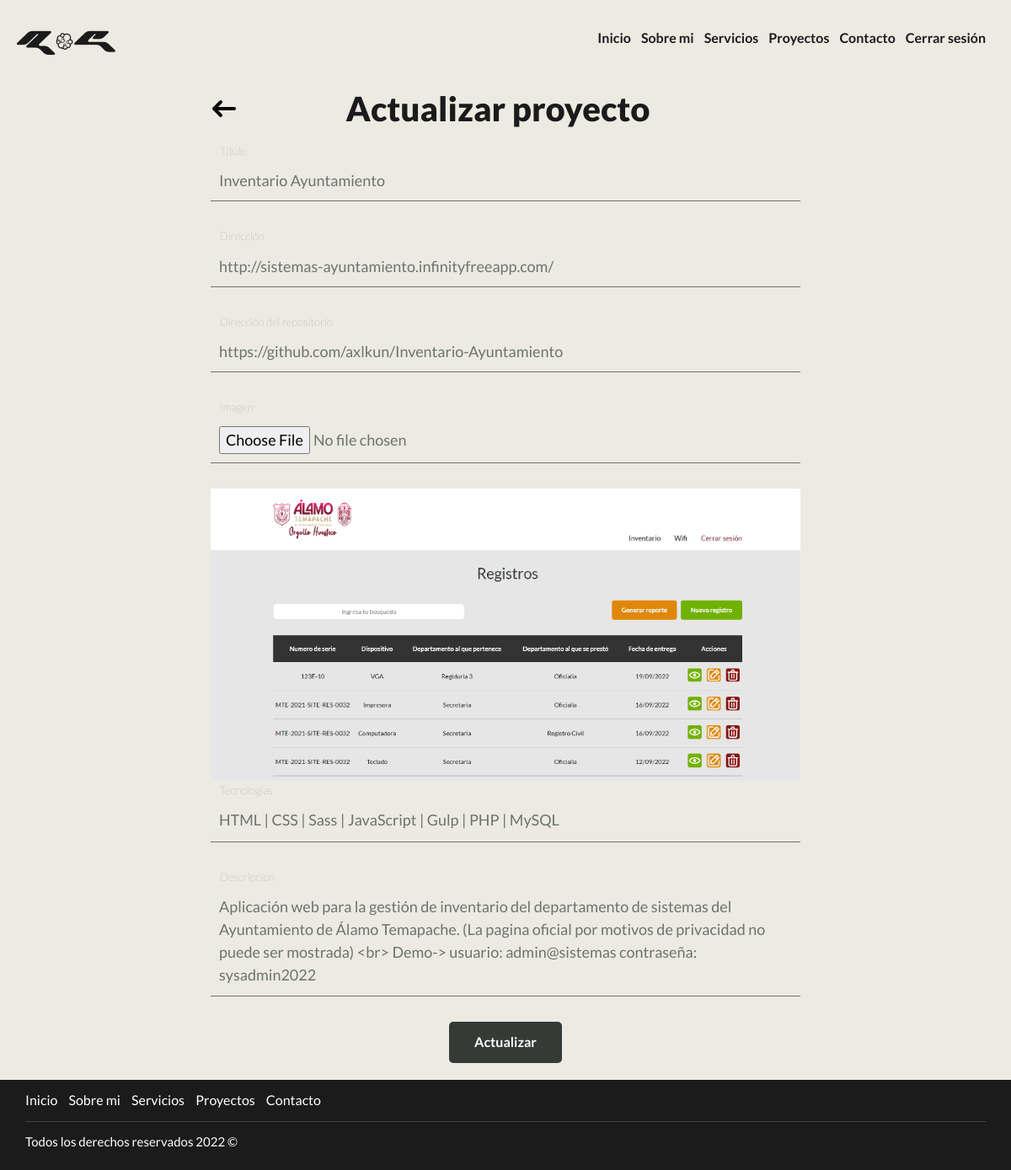
/admin/actualizar-proyecto.php?id=10 (signed in), run on the app's committed database.
### tables this page shows
CREATE TABLE `proyectos` (
  `idproyectos` int NOT NULL AUTO_INCREMENT,
  `titulo` varchar(100) NOT NULL,
  `descripcion` longtext NOT NULL,
  `link` varchar(100) NOT NULL,
  `imagen` varchar(100) NOT NULL,
  `tecnologias` varchar(100) NOT NULL,
  `github` varchar(200) NOT NULL,
  PRIMARY KEY (`idproyectos`)
);

### admin/actualizar-proyecto.php (the view, shortened to what this page needs)
<?php
$db = conectarDB();
$id = $_GET['id'];
$id = filter_var($id, FILTER_VALIDATE_INT);
$query = "SELECT * FROM proyectos WHERE idproyectos = '$id'";
$consulta = mysqli_query($db,$query);
$proyecto = mysqli_fetch_assoc($consulta);
$titulo = $proyecto['titulo'];
$link = $proyecto['link'];
$github = $proyecto['github'];
$imagen = $proyecto['imagen'];
$tecnologias = $proyecto['tecnologias'];
$descripcion = $proyecto['descripcion'];
?>
<section class="section-form">
    <div class="titulo-regresar">
        <a href="/admin/proyectos.php">
            <img class="regresar" src="/build/img/regresar.svg" alt="Regresar">
        </a>
        <h1>Actualizar proyecto</h1>
    </div>
    <form class="formulario-proyecto " method="POST" enctype="multipart/form-data">
        <label for="titulo">Titulo</label>
        <input name="titulo" id="titulo" type="text" placeholder="Ingresa el titulo del proyecto" value="<?php echo $titulo; ?>" required="required">
        <label for="link">Dirección</label>
        <input name="link" id="link" type="text" placeholder="Ingresa dirección del proyecto" value="<?php echo $link; ?>" required="required">
        <label for="github">Dirección del repositorio</label>
        <input name="github" id="github" type="text" placeholder="Ingresa dirección del repositorio del proyecto" value="<?php echo $github; ?>" required="required">
        <label for="imagen">Imagen</label>
        <input type="file" id="imagen" accept="image/jpeg, image/png" name="imagen">
        <img src="/imagenes/<?php echo $imagen ?>" alt="">
        <label for="tecnologias">Tecnologías</label>
        <textarea name="tecnologias" id="imagen" class="txtarea-tecnologias" name="" placeholder="Ingresa las tecnologías separadas por un '|'"" required><?php echo $tecnologias; ?></textarea>
        <label for=" descripcion">Descripcion</label>
        <textarea name="descripcion" id="imagen" placeholder="Describe el proyecto" required><?php echo $descripcion; ?></textarea>
        <input class="boton" type="submit" value="Actualizar">
    </form>
</section>

### build/css/app.css (style rules this page uses)
html { -webkit-text-size-adjust:100%;line-height:1.15 }
body { margin:0 }
h1 { font-size:2em;margin:.67em 0 }
a { background-color:transparent }
img { border-style:none }
button,input,optgroup,select,textarea { font-family:inherit;font-size:100%;line-height:1.15;margin:0 }
button,input { overflow:visible }
[type=button],[type=reset],[type=submit],button { -webkit-appearance:button }
textarea { overflow:auto }
html { display:block;font-size:62.5%;scroll-behavior:smooth }
*,:after,:before { box-sizing:border-box }
body { background-color:#eceae1;font-family:Lato,sans-serif;font-size:1.6rem;line-height:1.8 }
a { text-decoration:none }
img,picture { display:block;width:100% }
h1,h2,h3 { font-family:Lato,sans-serif;font-weight:300;margin:1.5rem;text-align:center }
h1 { font-size:3.8rem }
.section-form { align-items:center;display:flex;flex-direction:column;justify-content:center;margin-bottom:2rem;min-height:calc(100vh - 90px) }
.section-form .titulo-regresar { align-items:center;display:flex;justify-content:space-between;margin:0 auto;max-width:70rem;width:90% }
.section-form .titulo-regresar .regresar { max-height:5rem;max-width:5rem }
.section-form .titulo-regresar h1 { color:#1b1b1b;font-size:4rem;font-weight:900 }
.section-form .formulario-proyecto { display:flex;flex-direction:column;margin:0 auto;max-width:70rem;width:90% }
.section-form .formulario-proyecto label { color:#6c746c;font-size:13px;font-weight:200;margin:0 0 0 11px }
@media (min-width:768px) { .section-form .formulario-proyecto label { font-size:13px } }
.section-form .formulario-proyecto input:not([type=submit]),.section-form .formulario-proyecto textarea { background-color:#eceae1;border:0;border-bottom:1px solid #6c746c;color:#6c746c;font-size:18px;font-weight:400;line-height:1.5;margin-bottom:3rem;padding:1rem }
@media (min-width:768px) { .section-form .formulario-proyecto input:not([type=submit]),.section-form .formulario-proyecto textarea { min-width:50rem } }
.section-form .formulario-proyecto textarea { max-height:8rem;resize:none }
@media (min-width:768px) { .section-form .formulario-proyecto textarea { max-height:5rem } }
.section-form .formulario-proyecto textarea:last-of-type { min-height:13rem }
@media (min-width:768px) { .section-form .formulario-proyecto textarea:last-of-type { min-height:13rem } }
.section-form .formulario-proyecto input.boton { background-color:#363a36;border:none;border-radius:.5rem;color:#fff;display:block;font-weight:700;margin:0 auto;padding:1.5rem 3rem;text-align:center;text-decoration:none }

### data on the page
proyectos: titulo "Inventario Ayuntamiento", link "http://sistemas-ayuntamiento.infinityfreeapp.com/", github "https://github.com/axlkun/Inventario-Ayuntamiento", imagen (picture), tecnologias "HTML | CSS | Sass | JavaScript | Gulp | PHP | MySQL", descripcion "Aplicación web para la gestión de inventario del departamento de sistemas del Ayuntamiento de Álamo Temapache. (La pagina oficial por motivos de privacidad no puede ser mostrada) <br> Demo-> usuario: admin@sistemas contraseña: sysadmin2022"
